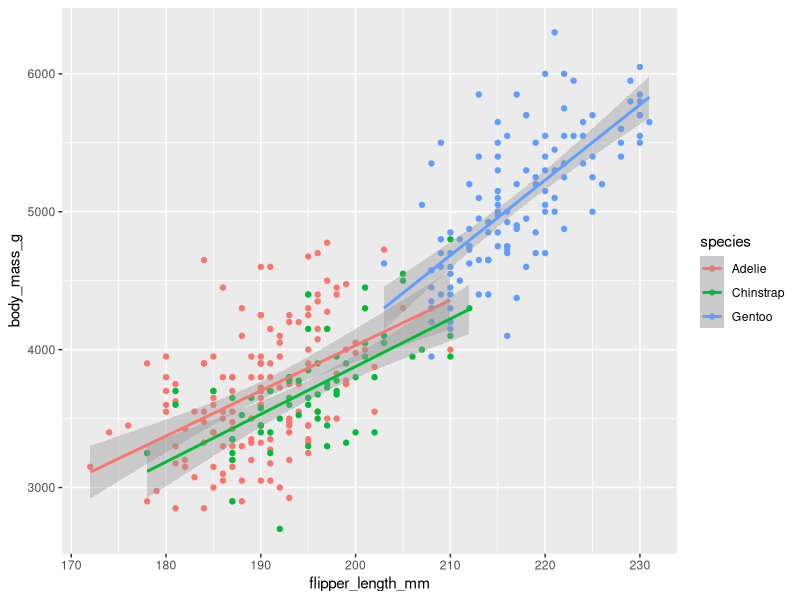
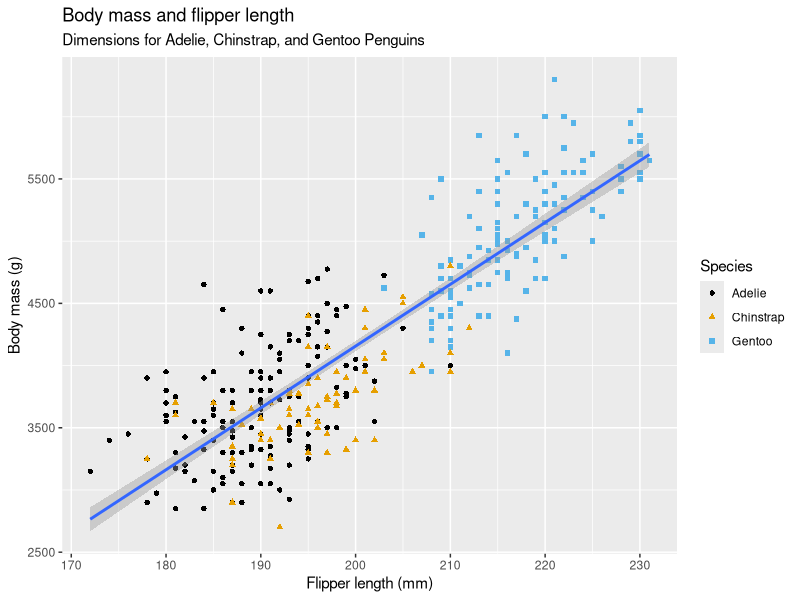
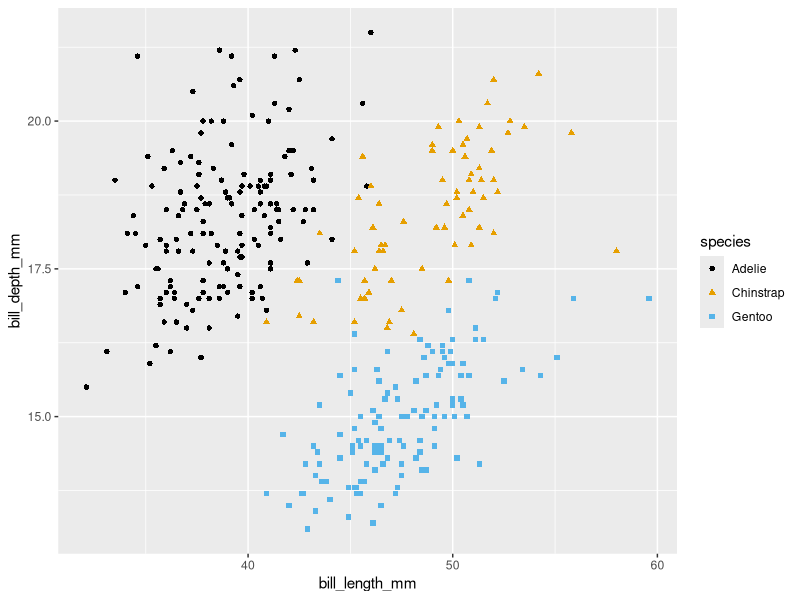
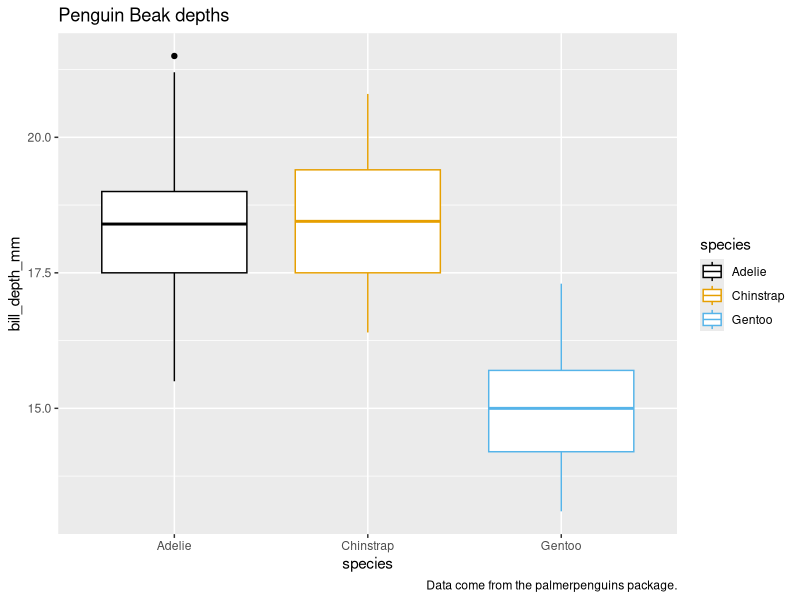
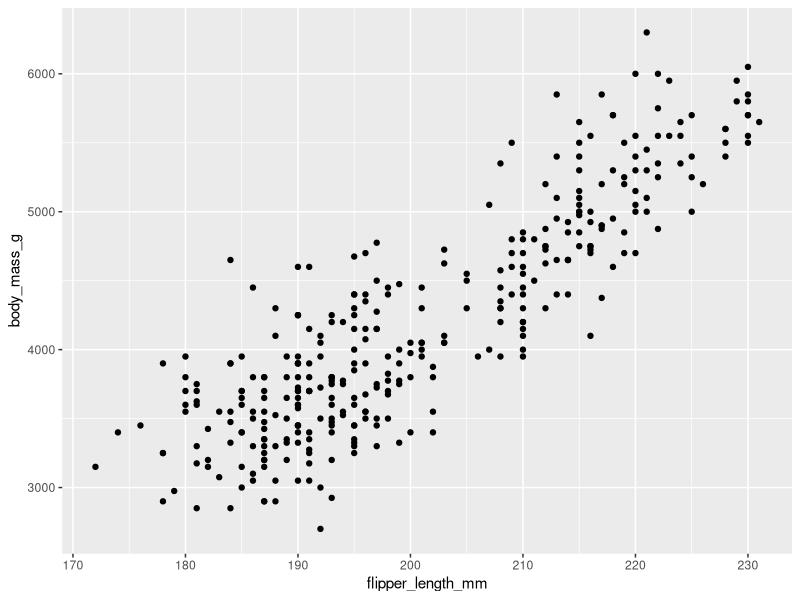
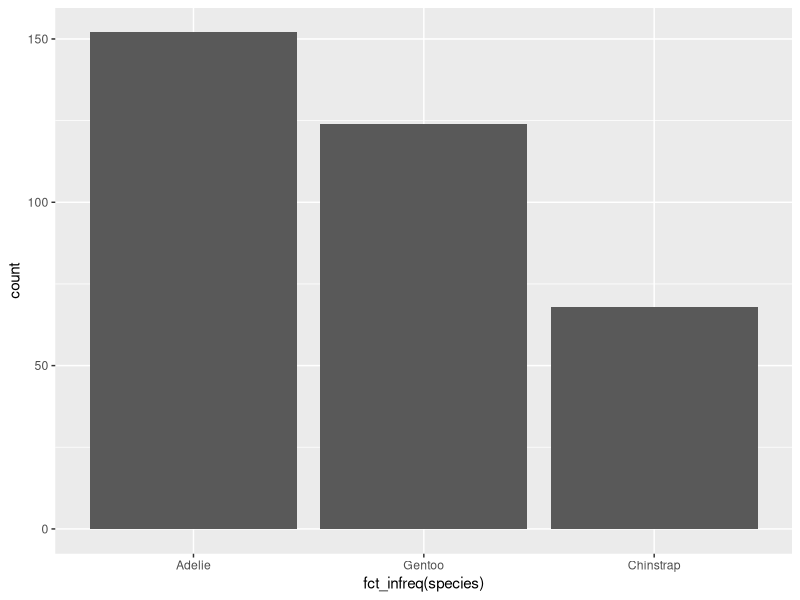
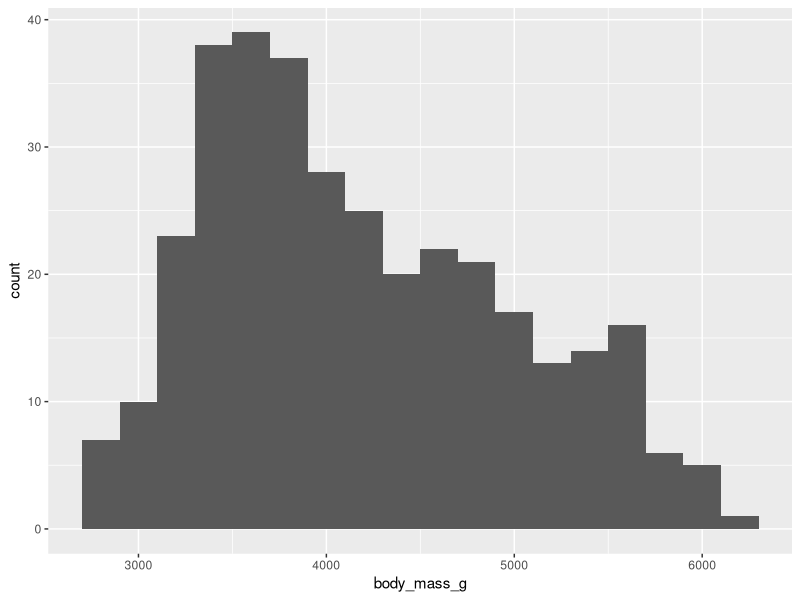
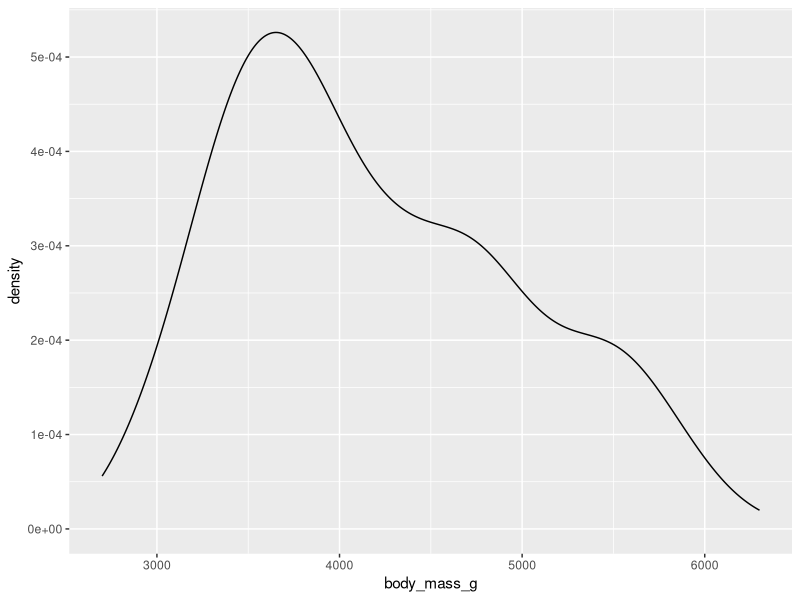

Write R code to recreate these figures, in order.
#GGPLOT assignment, penguins database


library(tidyverse)
library(palmerpenguins)
library(ggthemes)
penguins
glimpse(penguins)
view(penguins)
?penguins

ggplot(  # version 1 has color = species global
  data = penguins,
  mapping = aes(x = flipper_length_mm, y = body_mass_g, color = species)
) +
  geom_point() +   # creates point scatterplot
  geom_smooth(method = "lm")  # creates a smooth line with linear model (regression line)


ggplot(    # version 2 has color = species locally in scatterpoint
  data = penguins,
  mapping = aes(x = flipper_length_mm, y = body_mass_g)
) +
  geom_point(mapping = aes(color = species, shape = species)) +   #sets different shapes for each species point
  geom_smooth(method = "lm") +
  labs(                                           
    title = "Body mass and flipper length",
    subtitle = "Dimensions for Adelie, Chinstrap, and Gentoo Penguins",
    x = "Flipper length (mm)", y = "Body mass (g)",
    color = "Species", shape = "Species"
  ) +
  scale_color_colorblind()


# Make a scatterplot of bill_depth_mm vs. bill_length_mm. That is, make a scatterplot with bill_depth_mm on the y-axis and bill_length_mm on the x-axis. 
# Describe the relationship between these two variables.


ggplot(
  data = penguins,
  mapping = aes(x =bill_length_mm, y = bill_depth_mm)
) +
  geom_point(mapping = aes(color = species, shape = species, na.rm = TRUE)) +
  scale_color_colorblind()


# What happens if you make a scatterplot of species vs. bill_depth_mm? What might be a better choice of geom?: boxplot

ggplot(
  data = penguins,
  mapping = aes(x =species, y = bill_depth_mm)
) +
  geom_boxplot(mapping = aes(color = species)) +
  labs(
    caption = "Data come from the palmerpenguins package.",
    title = "Penguin Beak depths"
  ) +
  scale_color_colorblind() 


# better syntax för plotting with pipes and data first, then mapping with aes

penguins |> 
  ggplot(aes(x = flipper_length_mm, y = body_mass_g)) + 
  geom_point()

ggplot(penguins, aes(x = fct_infreq(species))) +    # bar chart if you only have f.ex. species. fct_infreq sorts falling
  geom_bar()

ggplot(penguins, aes(x = body_mass_g)) +     # histogram
  geom_histogram(binwidth = 200)

ggplot(penguins, aes(x = body_mass_g)) +    # density plot (works like a histogram but line
  geom_density()



# Make a bar plot of species of penguins, where you assign species to the y aesthetic. How is this plot different? sideways

penguins |> 
  ggplot(aes(y = species)) +
  geom_bar()


# Make a histogram of the carat variable in the diamonds dataset that is available when you load the tidyverse package. 
# Experiment with different binwidths. What binwidth reveals the most interesting patterns?

?diamonds
view(diamonds)
diamonds |> 
  ggplot(aes(x = carat)) +
  geom_histogram(binwidth = 0.3)

penguins |>    # filled density plot, alpha sets transparancy
  ggplot(aes(x = body_mass_g, color = species, fill = species)) +
  geom_density(alpha = 0.5)

ggplot(penguins, aes(x = island, fill = species)) +   # shows the number of species on each island as fill
  geom_bar()   #add this: (position = "fill") to get the bars to 100 and show % instead, use: labs(y = "proportion") to rename the y-axle

ggplot(penguins, aes(x = flipper_length_mm, y = body_mass_g)) +  # facet_wrap creates a subplot for each island (category)
  geom_point(aes(color = species, shape = species)) +
  facet_wrap(~island)


# Make a scatterplot of bill_depth_mm vs. bill_length_mm and color the points by species. 
# What does adding coloring by species reveal about the relationship between these two variables? What about faceting by species?

penguins |> 
  ggplot(aes(x = bill_depth_mm, y = bill_length_mm, color = species)) +
  geom_point() +
  facet_wrap(~species)

ggplot(
  data = penguins,
  mapping = aes(
    x = bill_length_mm, y = bill_depth_mm, 
    color = species, shape = species
  )
) +
  geom_point()
ggsave(filename = "penguin-plot.png")

?ggsave
